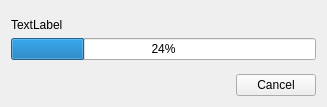
<?xml version="1.0" encoding="UTF-8"?>
<ui version="4.0">
 <class>updaterWindow</class>
 <widget class="QWidget" name="updaterWindow">
  <property name="geometry">
   <rect>
    <x>0</x>
    <y>0</y>
    <width>327</width>
    <height>107</height>
   </rect>
  </property>
  <property name="windowTitle">
   <string>RP-Soundboard Updater</string>
  </property>
  <layout class="QVBoxLayout" name="verticalLayout">
   <item>
    <spacer name="verticalSpacer_2">
     <property name="orientation">
      <enum>Qt::Vertical</enum>
     </property>
     <property name="sizeHint" stdset="0">
      <size>
       <width>20</width>
       <height>40</height>
      </size>
     </property>
    </spacer>
   </item>
   <item>
    <widget class="QLabel" name="statusLabel">
     <property name="sizePolicy">
      <sizepolicy hsizetype="Preferred" vsizetype="Minimum">
       <horstretch>0</horstretch>
       <verstretch>0</verstretch>
      </sizepolicy>
     </property>
     <property name="text">
      <string>TextLabel</string>
     </property>
    </widget>
   </item>
   <item>
    <widget class="QProgressBar" name="progressBar">
     <property name="value">
      <number>24</number>
     </property>
    </widget>
   </item>
   <item>
    <spacer name="verticalSpacer">
     <property name="orientation">
      <enum>Qt::Vertical</enum>
     </property>
     <property name="sizeHint" stdset="0">
      <size>
       <width>20</width>
       <height>40</height>
      </size>
     </property>
    </spacer>
   </item>
   <item>
    <widget class="QDialogButtonBox" name="buttonBox">
     <property name="standardButtons">
      <set>QDialogButtonBox::Cancel</set>
     </property>
    </widget>
   </item>
  </layout>
 </widget>
 <resources/>
 <connections/>
</ui>
